Frame 1 (no input): blank canvas, image omitted
Frame 60 (the mouse pressed at the canvas centre just before this capture): blank canvas, image omitted
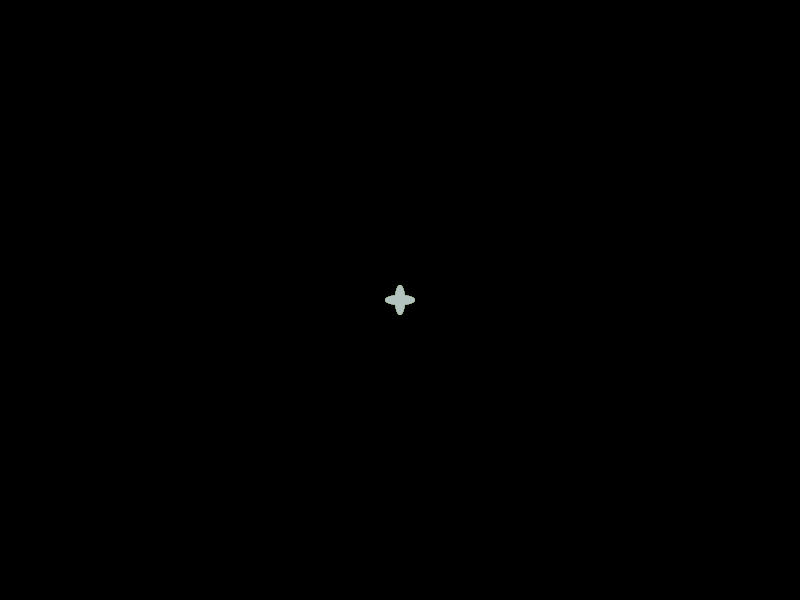
Frame 120 (the mouse held since frame 60 and released just before this capture)

The Processing sketch whose frames 1 and 60 were blank and that drew this single picture after the mouse press (run headless with seeded random() and noise(); from frame 60 on, the mouse is pressed at the canvas centre):

// Processing sketch: test
// ── test.pde
int num = 50;
int[] x = new int[num];
int[] y = new int[num];

class CircleColor
{
	int r, g, b;

	CircleColor()
	{
		r = g = b = 0;
	}

	void Rand()
	{
		r = (int)random(255);
		g = (int)random(255);
		b = (int)random(255);
	}
}

CircleColor [] cir = new CircleColor[num];

 void setup()
 {
	 size(800, 600);
	 noStroke();
	 smooth();
	 fill(255, 102);
	 randomSeed(0);

	 for(int i = 0; i < num; i++)
	 {
	 	cir[i] = new CircleColor();
	 }
 }

 void draw()
 {
	 background(0);
	 // Shift the values to the right
	 for (int i = num-1; i > 0; i--)
	 {
		 x[i] = x[i-1];
		 y[i] = y[i-1];
		 // cir[i] = cir[i-1];
		 cir[i].r = cir[i-1].r;
		 cir[i].g = cir[i-1].g;
		 cir[i].b = cir[i-1].b;
	 }
	 // Add the new values to the beginning of the array
	 x[0] = mouseX;
	 y[0] = mouseY;
	 
	 // print("Rand: " + cir[0].r + " " + cir[0].g + " " + cir[0].b + "\n");
	 cir[0].Rand();

	 // Draw the circles
	 for (int i = 0; i < num; i++)
	 {
	 	fill(cir[i].r, cir[i].g, cir[i].b);
	 	// ellipse(x[i], y[i], i/2.0, i/2.0);
	 	ellipse(x[i], y[i], 30, 10);
	 	ellipse(x[i], y[i], 10, 30);
	 }
 }
